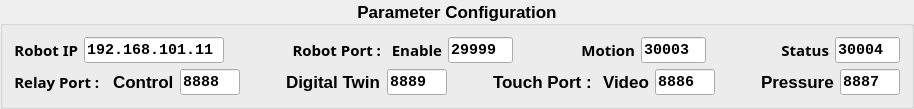
       <widget class="QGroupBox" name="box_config">
        <property name="minimumSize">
         <size>
          <width>0</width>
          <height>20</height>
         </size>
        </property>
        <property name="maximumSize">
         <size>
          <width>16777215</width>
          <height>150</height>
         </size>
        </property>
        <property name="font">
         <font>
          <family>Segoe UI</family>
          <pointsize>13</pointsize>
          <bold>true</bold>
         </font>
        </property>
        <property name="title">
         <string>Parameter Configuration</string>
        </property>
        <property name="alignment">
         <set>Qt::AlignmentFlag::AlignCenter</set>
        </property>
        <layout class="QVBoxLayout" name="verticalLayout_4">
         <item>
          <layout class="QHBoxLayout" name="horizontalLayout">
           <item>
            <widget class="QLabel" name="label_3">
             <property name="sizePolicy">
              <sizepolicy hsizetype="Minimum" vsizetype="Preferred">
               <horstretch>0</horstretch>
               <verstretch>0</verstretch>
              </sizepolicy>
             </property>
             <property name="minimumSize">
              <size>
               <width>60</width>
               <height>0</height>
              </size>
             </property>
             <property name="maximumSize">
              <size>
               <width>90</width>
               <height>16777215</height>
              </size>
             </property>
             <property name="font">
              <font>
               <family>Segoe UI Variable</family>
               <pointsize>11</pointsize>
               <fontweight>Medium</fontweight>
              </font>
             </property>
             <property name="text">
              <string>Robot IP</string>
             </property>
             <property name="alignment">
              <set>Qt::AlignmentFlag::AlignRight|Qt::AlignmentFlag::AlignTrailing|Qt::AlignmentFlag::AlignVCenter</set>
             </property>
            </widget>
           </item>
           <item>
            <widget class="QLineEdit" name="edit_robot_ip">
             <property name="sizePolicy">
              <sizepolicy hsizetype="Fixed" vsizetype="Fixed">
               <horstretch>0</horstretch>
               <verstretch>0</verstretch>
              </sizepolicy>
             </property>
             <property name="minimumSize">
              <size>
               <width>140</width>
               <height>0</height>
              </size>
             </property>
             <property name="maximumSize">
              <size>
               <width>100</width>
               <height>16777215</height>
              </size>
             </property>
             <property name="font">
              <font>
               <family>Consolas</family>
               <pointsize>11</pointsize>
               <bold>true</bold>
              </font>
             </property>
             <property name="text">
              <string>192.168.101.11</string>
             </property>
            </widget>
           </item>
           <item>
            <spacer name="horizontalSpacer">
             <property name="orientation">
              <enum>Qt::Orientation::Horizontal</enum>
             </property>
             <property name="sizeHint" stdset="0">
              <size>
               <width>40</width>
               <height>20</height>
              </size>
             </property>
            </spacer>
           </item>
           <item>
            <widget class="QLabel" name="label_21">
             <property name="minimumSize">
              <size>
               <width>85</width>
               <height>0</height>
              </size>
             </property>
             <property name="maximumSize">
              <size>
               <width>120</width>
               <height>16777215</height>
              </size>
             </property>
             <property name="font">
              <font>
               <family>Segoe UI Variable</family>
               <pointsize>11</pointsize>
               <fontweight>Medium</fontweight>
              </font>
             </property>
             <property name="text">
              <string>Robot Port :</string>
             </property>
             <property name="alignment">
              <set>Qt::AlignmentFlag::AlignRight|Qt::AlignmentFlag::AlignTrailing|Qt::AlignmentFlag::AlignVCenter</set>
             </property>
            </widget>
           </item>
           <item>
            <widget class="QLabel" name="label_2">
             <property name="minimumSize">
              <size>
               <width>55</width>
               <height>0</height>
              </size>
             </property>
             <property name="maximumSize">
              <size>
               <width>55</width>
               <height>16777215</height>
              </size>
             </property>
             <property name="font">
              <font>
               <family>Segoe UI Variable</family>
               <pointsize>11</pointsize>
               <fontweight>Medium</fontweight>
              </font>
             </property>
             <property name="text">
              <string>Enable</string>
             </property>
             <property name="alignment">
              <set>Qt::AlignmentFlag::AlignRight|Qt::AlignmentFlag::AlignTrailing|Qt::AlignmentFlag::AlignVCenter</set>
             </property>
            </widget>
           </item>
           <item>
            <widget class="QLineEdit" name="edit_enable_port">
             <property name="sizePolicy">
              <sizepolicy hsizetype="Fixed" vsizetype="Fixed">
               <horstretch>0</horstretch>
               <verstretch>0</verstretch>
              </sizepolicy>
             </property>
             <property name="maximumSize">
              <size>
               <width>65</width>
               <height>16777215</height>
              </size>
             </property>
             <property name="font">
              <font>
               <family>Consolas</family>
               <pointsize>11</pointsize>
               <bold>true</bold>
              </font>
             </property>
             <property name="text">
              <string>29999</string>
             </property>
             <property name="readOnly">
              <bool>true</bool>
             </property>
            </widget>
           </item>
           <item>
            <spacer name="horizontalSpacer_2">
             <property name="orientation">
              <enum>Qt::Orientation::Horizontal</enum>
             </property>
             <property name="sizeHint" stdset="0">
              <size>
               <width>40</width>
               <height>20</height>
              </size>
             </property>
            </spacer>
           </item>
           <item>
            <widget class="QLabel" name="label_4">
             <property name="minimumSize">
              <size>
               <width>55</width>
               <height>0</height>
              </size>
             </property>
             <property name="maximumSize">
              <size>
               <width>55</width>
               <height>16777215</height>
              </size>
             </property>
             <property name="font">
              <font>
               <family>Segoe UI Variable</family>
               <pointsize>11</pointsize>
               <fontweight>Medium</fontweight>
              </font>
             </property>
             <property name="text">
              <string>Motion</string>
             </property>
             <property name="alignment">
              <set>Qt::AlignmentFlag::AlignRight|Qt::AlignmentFlag::AlignTrailing|Qt::AlignmentFlag::AlignVCenter</set>
             </property>
            </widget>
           </item>
           <item>
            <widget class="QLineEdit" name="edit_motion_port">
             <property name="sizePolicy">
              <sizepolicy hsizetype="Fixed" vsizetype="Fixed">
               <horstretch>0</horstretch>
               <verstretch>0</verstretch>
              </sizepolicy>
             </property>
             <property name="maximumSize">
              <size>
               <width>65</width>
               <height>16777215</height>
              </size>
             </property>
             <property name="font">
              <font>
               <family>Consolas</family>
               <pointsize>11</pointsize>
               <bold>true</bold>
              </font>
             </property>
             <property name="text">
              <string>30003</string>
             </property>
             <property name="readOnly">
              <bool>true</bool>
             </property>
            </widget>
           </item>
           <item>
            <spacer name="horizontalSpacer_3">
             <property name="orientation">
              <enum>Qt::Orientation::Horizontal</enum>
             </property>
             <property name="sizeHint" stdset="0">
              <size>
               <width>40</width>
               <height>20</height>
              </size>
             </property>
            </spacer>
           </item>
           <item>
            <widget class="QLabel" name="label_20">
             <property name="sizePolicy">
              <sizepolicy hsizetype="Fixed" vsizetype="Preferred">
               <horstretch>0</horstretch>
               <verstretch>0</verstretch>
              </sizepolicy>
             </property>
             <property name="minimumSize">
              <size>
               <width>55</width>
               <height>0</height>
              </size>
             </property>
             <property name="maximumSize">
              <size>
               <width>55</width>
               <height>16777215</height>
              </size>
             </property>
             <property name="font">
              <font>
               <family>Segoe UI Variable</family>
               <pointsize>11</pointsize>
               <fontweight>Medium</fontweight>
              </font>
             </property>
             <property name="text">
              <string>Status</string>
             </property>
             <property name="alignment">
              <set>Qt::AlignmentFlag::AlignRight|Qt::AlignmentFlag::AlignTrailing|Qt::AlignmentFlag::AlignVCenter</set>
             </property>
            </widget>
           </item>
           <item>
            <widget class="QLineEdit" name="edit_realtime_port">
             <property name="sizePolicy">
              <sizepolicy hsizetype="Fixed" vsizetype="Fixed">
               <horstretch>0</horstretch>
               <verstretch>0</verstretch>
              </sizepolicy>
             </property>
             <property name="maximumSize">
              <size>
               <width>65</width>
               <height>16777215</height>
              </size>
             </property>
             <property name="font">
              <font>
               <family>Consolas</family>
               <pointsize>11</pointsize>
               <bold>true</bold>
              </font>
             </property>
             <property name="text">
              <string>30004</string>
             </property>
             <property name="readOnly">
              <bool>true</bool>
             </property>
            </widget>
           </item>
          </layout>
         </item>
         <item>
          <layout class="QHBoxLayout" name="horizontalLayout_2">
           <item>
            <widget class="QLabel" name="label">
             <property name="minimumSize">
              <size>
               <width>85</width>
               <height>0</height>
              </size>
             </property>
             <property name="maximumSize">
              <size>
               <width>120</width>
               <height>16777215</height>
              </size>
             </property>
             <property name="font">
              <font>
               <family>Segoe UI Variable</family>
               <pointsize>11</pointsize>
               <fontweight>Medium</fontweight>
              </font>
             </property>
             <property name="text">
              <string>Relay Port :  </string>
             </property>
             <property name="alignment">
              <set>Qt::AlignmentFlag::AlignRight|Qt::AlignmentFlag::AlignTrailing|Qt::AlignmentFlag::AlignVCenter</set>
             </property>
            </widget>
           </item>
           <item>
            <widget class="QLabel" name="label_5">
             <property name="text">
              <string>Control</string>
             </property>
            </widget>
           </item>
           <item>
            <widget class="QLineEdit" name="edit_relay_port_control">
             <property name="sizePolicy">
              <sizepolicy hsizetype="Fixed" vsizetype="Fixed">
               <horstretch>0</horstretch>
               <verstretch>0</verstretch>
              </sizepolicy>
             </property>
             <property name="minimumSize">
              <size>
               <width>60</width>
               <height>0</height>
              </size>
             </property>
             <property name="maximumSize">
              <size>
               <width>50</width>
               <height>16777215</height>
              </size>
             </property>
             <property name="font">
              <font>
               <family>Consolas</family>
               <pointsize>11</pointsize>
               <bold>true</bold>
              </font>
             </property>
             <property name="text">
              <string>8888</string>
             </property>
            </widget>
           </item>
           <item>
            <spacer name="horizontalSpacer_6">
             <property name="orientation">
              <enum>Qt::Orientation::Horizontal</enum>
             </property>
             <property name="sizeHint" stdset="0">
              <size>
               <width>40</width>
               <height>20</height>
              </size>
             </property>
            </spacer>
           </item>
           <item>
            <widget class="QLabel" name="label_6">
             <property name="text">
              <string>Digital Twin</string>
             </property>
            </widget>
           </item>
           <item>
            <widget class="QLineEdit" name="edit_relay_port_digitaltwin">
             <property name="sizePolicy">
              <sizepolicy hsizetype="Fixed" vsizetype="Fixed">
               <horstretch>0</horstretch>
               <verstretch>0</verstretch>
              </sizepolicy>
             </property>
             <property name="minimumSize">
              <size>
               <width>60</width>
               <height>0</height>
              </size>
             </property>
             <property name="maximumSize">
              <size>
               <width>50</width>
               <height>16777215</height>
              </size>
             </property>
             <property name="font">
              <font>
               <family>Consolas</family>
               <pointsize>11</pointsize>
               <bold>true</bold>
              </font>
             </property>
             <property name="text">
              <string>8889</string>
             </property>
            </widget>
           </item>
           <item>
            <spacer name="horizontalSpacer_4">
             <property name="orientation">
              <enum>Qt::Orientation::Horizontal</enum>
             </property>
             <property name="sizeHint" stdset="0">
              <size>
               <width>40</width>
               <height>20</height>
              </size>
             </property>
            </spacer>
           </item>
           <item>
            <widget class="QLabel" name="label_23">
             <property name="text">
              <string>Touch Port : </string>
             </property>
            </widget>
           </item>
           <item>
            <widget class="QLabel" name="label_14">
             <property name="text">
              <string>Video</string>
             </property>
            </widget>
           </item>
           <item>
            <widget class="QLineEdit" name="edit_touch_port_video">
             <property name="sizePolicy">
              <sizepolicy hsizetype="Fixed" vsizetype="Fixed">
               <horstretch>0</horstretch>
               <verstretch>0</verstretch>
              </sizepolicy>
             </property>
             <property name="minimumSize">
              <size>
               <width>60</width>
               <height>0</height>
              </size>
             </property>
             <property name="maximumSize">
              <size>
               <width>50</width>
               <height>16777215</height>
              </size>
             </property>
             <property name="font">
              <font>
               <family>Consolas</family>
               <pointsize>11</pointsize>
               <bold>true</bold>
              </font>
             </property>
             <property name="text">
              <string>8886</string>
             </property>
            </widget>
           </item>
           <item>
            <spacer name="horizontalSpacer_7">
             <property name="orientation">
              <enum>Qt::Orientation::Horizontal</enum>
             </property>
             <property name="sizeHint" stdset="0">
              <size>
               <width>40</width>
               <height>20</height>
              </size>
             </property>
            </spacer>
           </item>
           <item>
            <widget class="QLabel" name="label_15">
             <property name="text">
              <string>Pressure</string>
             </property>
            </widget>
           </item>
           <item>
            <widget class="QLineEdit" name="edit_relay_port_pressure">
             <property name="sizePolicy">
              <sizepolicy hsizetype="Fixed" vsizetype="Fixed">
               <horstretch>0</horstretch>
               <verstretch>0</verstretch>
              </sizepolicy>
             </property>
             <property name="minimumSize">
              <size>
               <width>60</width>
               <height>0</height>
              </size>
             </property>
             <property name="maximumSize">
              <size>
               <width>50</width>
               <height>16777215</height>
              </size>
             </property>
             <property name="font">
              <font>
               <family>Consolas</family>
               <pointsize>11</pointsize>
               <bold>true</bold>
              </font>
             </property>
             <property name="text">
              <string>8887</string>
             </property>
            </widget>
           </item>
          </layout>
         </item>
        </layout>
       </widget>
